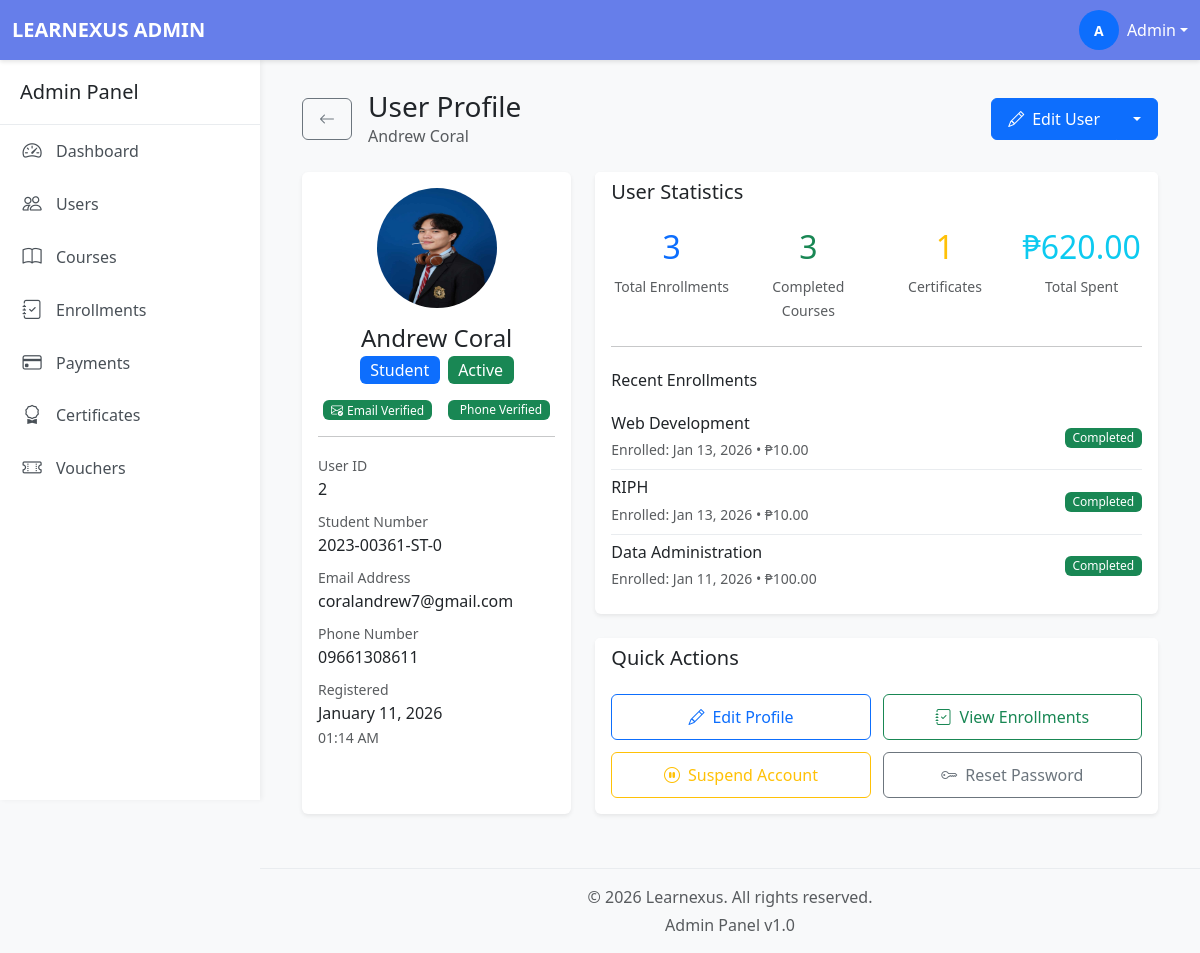
Page /admin/user_view.php?id=2&return=/Learnexus/admin/users.php (signed in) on the committed database.
### tables this page shows
CREATE TABLE `users` (
  `userID` int(11) NOT NULL,
  `email` varchar(255) NOT NULL,
  `passwordHash` varchar(255) NOT NULL,
  `firstName` varchar(100) NOT NULL,
  `lastName` varchar(100) NOT NULL,
  `middleInitial` varchar(5) NOT NULL,
  `phone` varchar(20) DEFAULT NULL,
  `avatar` varchar(255) DEFAULT NULL,
  `phoneVerified` tinyint(1) DEFAULT 0,
  `emailVerified` tinyint(1) DEFAULT 0,
  `role` enum('student','instructor','admin') DEFAULT 'student',
  `status` enum('active','inactive','suspended') DEFAULT 'active',
  `createdAt` timestamp NOT NULL DEFAULT current_timestamp(),
  `studentNumber` varchar(50) DEFAULT NULL,
  `teacherNumber` varchar(50) DEFAULT NULL
);

CREATE TABLE `enrollments` (
  `enrollmentID` int(11) NOT NULL,
  `userID` int(11) NOT NULL,
  `courseID` int(11) NOT NULL,
  `paymentID` int(11) DEFAULT NULL,
  `progressPercentage` decimal(5,2) DEFAULT 0.00,
  `enrolledAt` timestamp NOT NULL DEFAULT current_timestamp(),
  `completedAt` timestamp NULL DEFAULT NULL,
  `status` enum('active','completed','dropped','pending') DEFAULT 'active'
);

CREATE TABLE `courses` (
  `courseID` int(11) NOT NULL,
  `teacherID` int(11) NOT NULL,
  `title` varchar(255) NOT NULL,
  `description` text DEFAULT NULL,
  `price` decimal(10,2) DEFAULT 0.00,
  `category` varchar(100) DEFAULT NULL,
  `status` enum('draft','published','archived') DEFAULT 'draft',
  `passingScore` int(11) DEFAULT 70,
  `createdAt` timestamp NOT NULL DEFAULT current_timestamp()
);

### admin/user_view.php (the view, shortened to what this page needs)
<?php
require_once '../database/db_connect.php';
$userID = (int)$_GET['id'];
try {
    $stmt = $conn->prepare("SELECT * FROM users WHERE userID = ?");
    $stmt->execute([$userID]);
    $user = $stmt->fetch();
    if ($user['role'] === 'student') {
        $stmt = $conn->prepare("SELECT COUNT(*) FROM enrollments WHERE userID = ?");
        $stmt->execute([$userID]);
        $enrollmentCount = $stmt->fetchColumn();
        $stmt = $conn->prepare("SELECT COUNT(*) FROM enrollments WHERE userID = ? AND status = 'completed'");
        $stmt->execute([$userID]);
        $completedCourses = $stmt->fetchColumn();
        $stmt = $conn->prepare("SELECT COUNT(*) FROM certificates WHERE userID = ?");
        $stmt->execute([$userID]);
        $certificatesCount = $stmt->fetchColumn();
        $stmt = $conn->prepare("SELECT SUM(amount) FROM payments WHERE userID = ? AND status = 'completed'");
        $stmt->execute([$userID]);
        $totalSpent = $stmt->fetchColumn() ?? 0;
        $stmt = $conn->prepare("
            SELECT e.*, c.title, c.price
            FROM enrollments e
            JOIN courses c ON e.courseID = c.courseID
            WHERE e.userID = ?
            ORDER BY e.enrolledAt DESC
            LIMIT 5
        ");
        $stmt->execute([$userID]);
        $recentEnrollments = $stmt->fetchAll(PDO::FETCH_ASSOC);
    } elseif ($user['role'] === 'admin') {
        $adminActions = 0;
    }
} catch (PDOException $e) {
    error_log("User View Error: " . $e->getMessage());
    $_SESSION['error'] = 'Error loading user details';
    header('Location: users.php');
    exit();
}
include 'includes/header.php';
include 'includes/sidebar.php';
$backUrl = 'users.php';
if (!empty($_GET['return'])) {
    $decodedReturn = urldecode($_GET['return']);
    $parsed = parse_url($decodedReturn);
    if (!isset($parsed['scheme']) && !isset($parsed['host'])) {
        $backUrl = $decodedReturn;
    }
}
?>
<div class="main-content">
    <div class="container-fluid">
        <div class="d-flex justify-content-between align-items-center mb-4">
            <div class="d-flex align-items-center">
                <a href="<?= htmlspecialchars($backUrl) ?>" class="btn btn-outline-secondary me-3">
                    <i class="bi bi-arrow-left"></i>
                </a>
                <div>
                    <h1 class="h3 mb-0">User Profile</h1>
                    <nav aria-label="breadcrumb">
                        <ol class="breadcrumb mb-0">
                            <li class="breadcrumb-item active" aria-current="page"><?php echo htmlspecialchars($user['firstName'] . ' ' . $user['lastName']); ?></li>
                        </ol>
                    </nav>
                </div>
            </div>
            <div class="btn-group">
                <a href="user_edit.php?id=<?php echo $userID; ?>" class="btn btn-primary">
                    <i class="bi bi-pencil me-2"></i>Edit User
                </a>
                <button type="button" class="btn btn-primary dropdown-toggle dropdown-toggle-split" data-bs-toggle="dropdown" aria-expanded="false">
                </button>
            </div>
        </div>
        <div class="row mb-4">
            <div class="col-lg-4">
                <div class="card border-0 shadow-sm h-100">
                    <div class="card-body text-center">
                        <?php if (!empty($user['avatar'])): ?>
                            <img src="<?php echo htmlspecialchars($user['avatar']); ?>"
                                 class="rounded-circle mb-3"
                                 width="120"
                                 height="120"
                                 alt="Avatar"
                                 onerror="this.src='https://ui-avatars.com/api/?name=<?php echo urlencode($user['firstName'] . '+' . $user['lastName']); ?>&background=667eea&color=fff'">
                        <?php endif; ?>
                        <h4 class="mb-1"><?php echo htmlspecialchars($user['firstName'] . ' ' . $user['lastName']); ?></h4>
                        <div class="mb-3">
                            <span class="badge bg-<?php
                                echo $user['role'] === 'admin' ? 'danger' :
                                    ($user['role'] === 'instructor' ? 'warning' : 'primary');
                            ?> fs-6">
                                <?php echo ucfirst($user['role']); ?>
                            </span>
                            <span class="badge bg-<?php
                                echo $user['status'] === 'active' ? 'success' :
                                    ($user['status'] === 'suspended' ? 'danger' : 'secondary');
                            ?> fs-6 ms-1">
                                <?php echo ucfirst($user['status']); ?>
                            </span>
                        </div>
                        <div class="d-flex justify-content-center gap-3 mb-3">
                            <?php if ($user['emailVerified']): ?>
                                <span class="badge bg-success">
                                    <i class="bi bi-envelope-check me-1"></i>Email Verified
                                </span>
                            <?php else: ?>
                                <span class="badge bg-warning">
                                    <i class="bi bi-envelope-x me-1"></i>Email Unverified
                                </span>
                            <?php endif; ?>
                            <?php if ($user['phoneVerified']): ?>
                                <span class="badge bg-success">
                                    <i class="bi bi-phone-check me-1"></i>Phone Verified
                                </span>
                            <?php else: ?>
                                <span class="badge bg-warning">
                                    <i class="bi bi-phone-x me-1"></i>Phone Unverified
                                </span>
                            <?php endif; ?>
                        </div>
                        <hr class="my-3">
                        <div class="text-start">
                            <div class="mb-2">
                                <small class="text-muted">User ID</small>
                                <p class="mb-0"><?php echo $user['userID']; ?></p>
                            </div>
                            <?php if ($user['role'] === 'student' && !empty($user['studentNumber'])): ?>
                                <div class="mb-2">
                                    <small class="text-muted">Student Number</small>
                                    <p class="mb-0"><?php echo htmlspecialchars($user['studentNumber']); ?></p>
                                </div>
                            <?php endif; ?>
                            <div class="mb-2">
                                <small class="text-muted">Email Address</small>
                                <p class="mb-0"><?php echo htmlspecialchars($user['email']); ?></p>
                            </div>
                            <div class="mb-2">
                                <small class="text-muted">Phone Number</small>
                                <p class="mb-0"><?php echo htmlspecialchars($user['phone'] ?? 'Not provided'); ?></p>
                            </div>
                            <div class="mb-2">
                                <small class="text-muted">Registered</small>
                                <p class="mb-0">
                                    <?php echo date('F d, Y', strtotime($user['createdAt'])); ?><br>
                                    <small class="text-muted"><?php echo date('h:i A', strtotime($user['createdAt'])); ?></small>
                                </p>
                            </div>
                        </div>
                    </div>
                </div>
            </div>
            <div class="col-lg-8">
                <div class="card border-0 shadow-sm mb-4">
                    <div class="card-header bg-white border-0">
                        <h5 class="mb-0">User Statistics</h5>
                    </div>
                    <div class="card-body">
                        <?php if ($user['role'] === 'student'): ?>
                            <div class="row g-3">
                                <div class="col-md-3 col-6">
                                    <div class="text-center">
                                        <h2 class="text-primary"><?php echo $enrollmentCount; ?></h2>
                                        <small class="text-muted">Total Enrollments</small>
                                    </div>
                                </div>
                                <div class="col-md-3 col-6">
                                    <div class="text-center">
                                        <h2 class="text-success"><?php echo $completedCourses; ?></h2>
                                        <small class="text-muted">Completed Courses</small>
                                    </div>
                                </div>
                                <div class="col-md-3 col-6">
                                    <div class="text-center">
                                        <h2 class="text-warning"><?php echo $certificatesCount; ?></h2>
                                        <small class="text-muted">Certificates</small>
                                    </div>
                                </div>
                                <div class="col-md-3 col-6">
                                    <div class="text-center">
                                        <h2 class="text-info">₱<?php echo number_format($totalSpent, 2); ?></h2>
                                        <small class="text-muted">Total Spent</small>
                                    </div>
                                </div>
                            </div>
                            <?php if (!empty($recentEnrollments)): ?>
                                <hr class="my-4">
                                <h6 class="mb-3">Recent Enrollments</h6>
                                <div class="list-group list-group-flush">
                                    <?php foreach ($recentEnrollments as $enrollment): ?>
                                        <div class="list-group-item px-0">
                                            <div class="d-flex justify-content-between align-items-center">
                                                <div>
                                                    <h6 class="mb-1"><?php echo htmlspecialchars($enrollment['title']); ?></h6>
                                                    <small class="text-muted">
                                                        Enrolled: <?php echo date('M d, Y', strtotime($enrollment['enrolledAt'])); ?>
                                                        • ₱<?php echo number_format($enrollment['price'], 2); ?>
                                                    </small>
                                                </div>
                                                <span class="badge bg-<?php
                                                    echo $enrollment['status'] === 'completed' ? 'success' :
                                                        ($enrollment['status'] === 'active' ? 'primary' : 'warning');
                                                ?>">
                                                    <?php echo ucfirst($enrollment['status']); ?>
                                                </span>
                                            </div>
                                        </div>
                                    <?php endforeach; ?>
                                </div>
                            <?php endif; ?>
                        <?php endif; ?>
                    </div>
                </div>
                <div class="card border-0 shadow-sm">
                    <div class="card-header bg-white border-0">
                        <h5 class="mb-0">Quick Actions</h5>
                    </div>
                    <div class="card-body">
                        <div class="quick-actions">
                            <a href="user_edit.php?id=<?php echo $userID; ?>" class="btn btn-outline-primary">
                                <i class="bi bi-pencil me-2"></i>Edit Profile
                            </a>
                            <?php if ($user['role'] === 'student'): ?>
                                <a href="enrollments.php?user=<?php echo $userID; ?>" class="btn btn-outline-success">
                                    <i class="bi bi-journal-check me-2"></i>View Enrollments
                                </a>
                            <?php elseif ($user['role'] === 'instructor'): ?>
                                <a href="courses.php?teacher=<?php echo $userID; ?>" class="btn btn-outline-success">
                                    <i class="bi bi-book me-2"></i>View Courses
                                </a>
                            <?php endif; ?>
                            <?php if ($user['role'] !== 'admin'): ?>
                                <?php if ($user['status'] === 'suspended'): ?>
                                    <a href="user_actions.php?action=activate&id=<?php echo $userID; ?>" class="btn btn-outline-success">
                                        <i class="bi bi-check-circle me-2"></i>Activate Account
                                    </a>
                                <?php else: ?>
                                    <a href="user_actions.php?action=suspend&id=<?php echo $userID; ?>" class="btn btn-outline-warning">
                                        <i class="bi bi-pause-circle me-2"></i>Suspend Account
                                    </a>
                                <?php endif; ?>
                            <?php endif; ?>
                            <a href="user_actions.php?action=reset_password&id=<?php echo $userID; ?>" class="btn btn-outline-secondary" data-bs-toggle="modal" data-bs-target="#resetPasswordModal">
                                <i class="bi bi-key me-2"></i>Reset Password
                            </a>
                        </div>
                    </div>
                </div>
            </div>
        </div>
    </div>
</div>
<?php include 'includes/footer.php'; ?>

### rows in the picture
users: firstName+lastName "Andrew Coral", avatar (picture), role "Student", status "Active", userID "2", studentNumber "2023-00361-ST-0", email "coralandrew7@gmail.com", phone "09661308611", createdAt "January 11, 2026", createdAt "01:14 AM"
enrollments: courseID.title "Web Development", enrolledAt "Jan 13, 2026", courseID.price "10.00", status "Completed"
enrollments: courseID.title "RIPH", enrolledAt "Jan 13, 2026", courseID.price "10.00", status "Completed"
enrollments: courseID.title "Data Administration", enrolledAt "Jan 11, 2026", courseID.price "100.00", status "Completed"

### other values in the picture
substr($_SESSION['first_name'], 0, 1) "A"
$_SESSION['first_name'] "Admin"
$enrollmentCount "3"
$completedCourses "3"
$certificatesCount "1"
$totalSpent "620.00"
